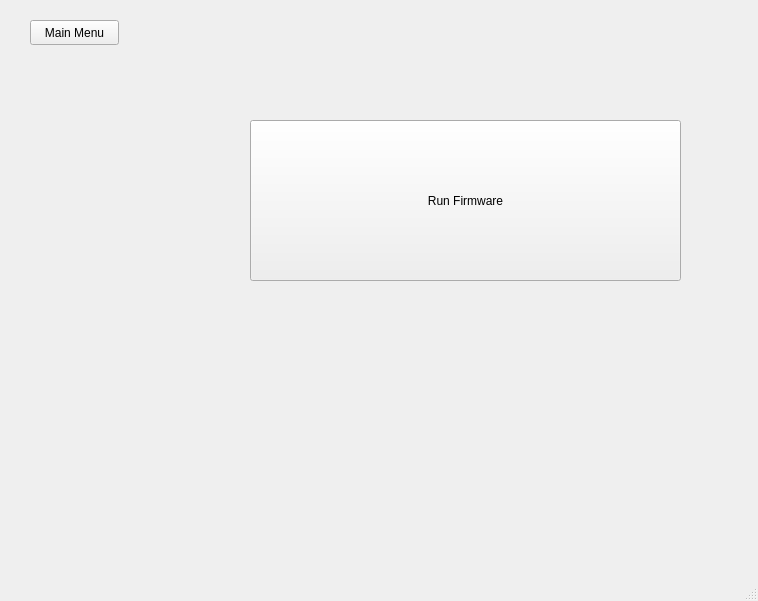
<?xml version="1.0" encoding="UTF-8"?>
<ui version="4.0">
 <class>RosaWindow</class>
 <widget class="QMainWindow" name="RosaWindow">
  <property name="geometry">
   <rect>
    <x>0</x>
    <y>0</y>
    <width>758</width>
    <height>601</height>
   </rect>
  </property>
  <property name="windowTitle">
   <string>MainWindow</string>
  </property>
  <widget class="QWidget" name="centralwidget">
   <widget class="QPushButton" name="firmwareButton">
    <property name="geometry">
     <rect>
      <x>250</x>
      <y>120</y>
      <width>431</width>
      <height>161</height>
     </rect>
    </property>
    <property name="text">
     <string>Run Firmware</string>
    </property>
    <property name="checkable">
     <bool>true</bool>
    </property>
   </widget>
   <widget class="QPushButton" name="mainMenuButton">
    <property name="geometry">
     <rect>
      <x>30</x>
      <y>20</y>
      <width>89</width>
      <height>25</height>
     </rect>
    </property>
    <property name="contextMenuPolicy">
     <enum>Qt::NoContextMenu</enum>
    </property>
    <property name="text">
     <string>Main Menu</string>
    </property>
   </widget>
  </widget>
  <widget class="QMenuBar" name="menubar">
   <property name="geometry">
    <rect>
     <x>0</x>
     <y>0</y>
     <width>758</width>
     <height>22</height>
    </rect>
   </property>
  </widget>
  <widget class="QStatusBar" name="statusbar"/>
 </widget>
 <resources/>
 <connections/>
</ui>
